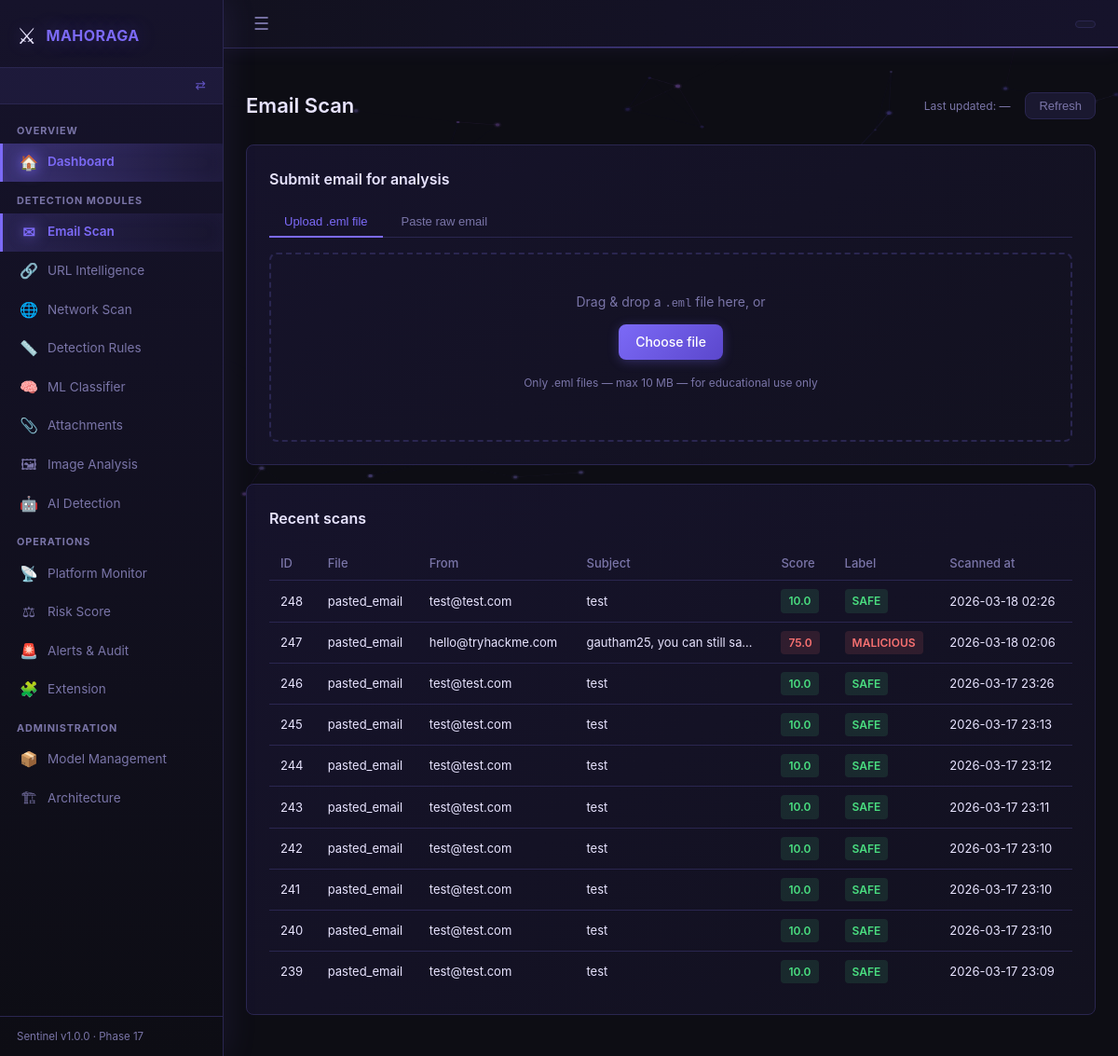
/email/scan, run on the app's committed database.
### backend/app/models.py (models this page shows)
class EmailScan(db.Model):
    __tablename__ = "email_scans"
    id           = db.Column(db.Integer, primary_key=True)
    filename     = db.Column(db.String(255))
    sender       = db.Column(db.String(255))
    recipient    = db.Column(db.String(255))
    subject      = db.Column(db.Text)
    body_text    = db.Column(db.Text)
    body_html    = db.Column(db.Text)
    headers_raw  = db.Column(db.Text)          # JSON string of all headers
    spf_result   = db.Column(db.String(50))    # pass / fail / softfail / none
    dkim_result  = db.Column(db.String(50))
    dmarc_result = db.Column(db.String(50))
    risk_score   = db.Column(db.Float, default=0.0)   # 0.0 – 100.0
    label        = db.Column(db.String(20))    # SAFE / SUSPICIOUS / MALICIOUS
    scanned_at   = db.Column(db.DateTime, default=datetime.utcnow)
    urls         = db.relationship("URLScan",        backref="email", lazy=True)
    attachments  = db.relationship("AttachmentScan", backref="email", lazy=True)
    network_scans= db.relationship("NetworkScan",    backref="email", lazy=True)

### backend/app/routes/email_scan.py (the view)
@email_scan_bp.route("/email/scan", methods=["GET"])
def email_scan_page():
    recent_scans = (
        EmailScan.query
        .order_by(EmailScan.scanned_at.desc())
        .limit(10)
        .all()
    )
    return render_template("email_scan.html", recent_scans=recent_scans)

### backend/app/routes/dashboard.py (called while the page is built, shortened)
def get_current_role() -> str:
    return session.get("role", "")

def get_sidebar_config():
    role = get_current_role()
    cfg  = ROLES.get(role, {})
    all_items = _all_sidebar_items()
    if cfg.get("allowed_prefixes") is None:
        return all_items   # admin sees everything

### frontend/templates/email_scan.html (shortened to what this page needs)
{% extends "base.html" %}
{% block content %}
<div class="page-header">
  <h1>Email Scan</h1>
  <span class="last-updated" id="last-updated">
    Last updated: <span id="update-time">—</span>
  </span>
  <button class="btn-refresh" onclick="refreshHistory()">Refresh</button>
</div>
<div class="card">
  <h2>Submit email for analysis</h2>
  <div class="tab-bar">
    <button class="tab active" id="tab-upload" onclick="switchTab('upload')">
      Upload .eml file
    </button>
    <button class="tab" id="tab-paste" onclick="switchTab('paste')">
      Paste raw email
    </button>
  </div>
  <div id="panel-upload">
    <div class="upload-zone" id="drop-zone">
      <p>Drag &amp; drop a <code>.eml</code> file here, or</p>
      <label class="btn-primary" for="eml-file-input">Choose file</label>
      <p class="hint">Only .eml files — max 10 MB — for educational use only</p>
    </div>
  </div>
</div>
<div class="card">
  <h2>Recent scans</h2>
  <table class="data-table">
    <thead>
      <tr>
        <th>ID</th><th>File</th><th>From</th>
        <th>Subject</th><th>Score</th><th>Label</th><th>Scanned at</th>
      </tr>
    </thead>
    <tbody id="history-table-body">
      {% for scan in recent_scans %}
      <tr>
        <td>{{ scan.id }}</td>
        <td>{{ scan.filename }}</td>
        <td class="truncate">{{ scan.sender }}</td>
        <td class="truncate">{{ scan.subject }}</td>
        <td>
          <span class="score-pill score-{{ scan.label | lower }}">
            {{ scan.risk_score | round(1) }}
          </span>
        </td>
        <td>
          <span class="label-badge label-{{ scan.label | lower }}">{{ scan.label }}</span>
        </td>
        <td>{{ scan.scanned_at.strftime('%Y-%m-%d %H:%M') if scan.scanned_at else '—' }}</td>
      </tr>
      {% else %}
      <tr><td colspan="7" class="empty-state">No scans yet — upload an email above</td></tr>
      {% endfor %}
    </tbody>
  </table>
</div>
{% endblock %}

### data on the page
EmailScan: id "248", filename "pasted_email", sender "test@test.com", subject "test", risk_score "10.0", label "SAFE", scanned_at "2026-03-18 02:26"
EmailScan: id "247", filename "pasted_email", sender "hello@tryhackme.com", subject "gautham25, you can still sa…", risk_score "75.0", label "MALICIOUS", scanned_at "2026-03-18 02:06"
EmailScan: id "246", filename "pasted_email", sender "test@test.com", subject "test", risk_score "10.0", label "SAFE", scanned_at "2026-03-17 23:26"
EmailScan: id "245", filename "pasted_email", sender "test@test.com", subject "test", risk_score "10.0", label "SAFE", scanned_at "2026-03-17 23:13"
EmailScan: id "244", filename "pasted_email", sender "test@test.com", subject "test", risk_score "10.0", label "SAFE", scanned_at "2026-03-17 23:12"
EmailScan: id "243", filename "pasted_email", sender "test@test.com", subject "test", risk_score "10.0", label "SAFE", scanned_at "2026-03-17 23:11"
EmailScan: id "242", filename "pasted_email", sender "test@test.com", subject "test", risk_score "10.0", label "SAFE", scanned_at "2026-03-17 23:10"
EmailScan: id "241", filename "pasted_email", sender "test@test.com", subject "test", risk_score "10.0", label "SAFE", scanned_at "2026-03-17 23:10"
EmailScan: id "240", filename "pasted_email", sender "test@test.com", subject "test", risk_score "10.0", label "SAFE", scanned_at "2026-03-17 23:10"
EmailScan: id "239", filename "pasted_email", sender "test@test.com", subject "test", risk_score "10.0", label "SAFE", scanned_at "2026-03-17 23:09"

### other printed values
{{ section.section }} "OVERVIEW" "DETECTION MODULES" "OPERATIONS" "ADMINISTRATION"
{{ item.icon }} "🏠" "✉" "🔗" "🌐" "📏" "🧠" "📎" "🖼" "🤖" "📡" "⚖" "🚨" "🧩" "📦" "🏗"
{{ item.label }} "Dashboard" "Email Scan" "URL Intelligence" "Network Scan" "Detection Rules" "ML Classifier" "Attachments" "Image Analysis" "AI Detection" "Platform Monitor" "Risk Score" "Alerts & Audit" "Extension" "Model Management" "Architecture"
